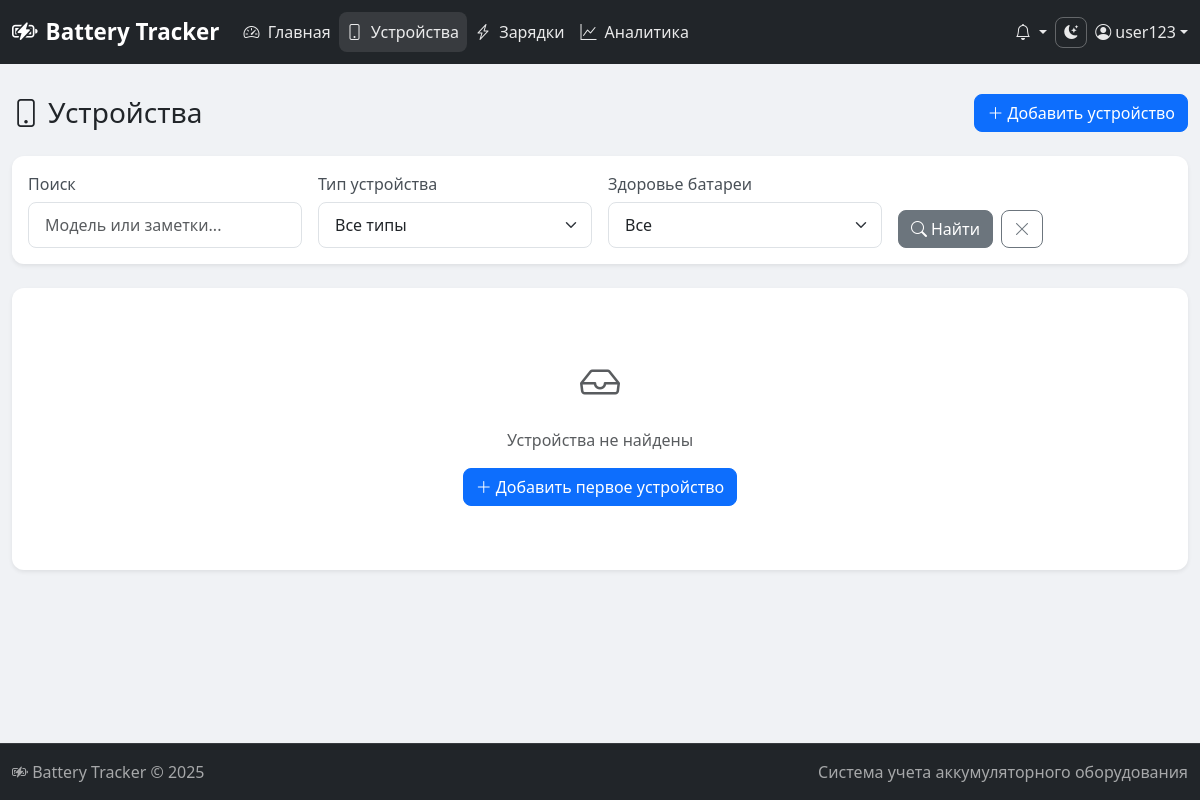
Page /devices.php (signed in) on the earlier database version.
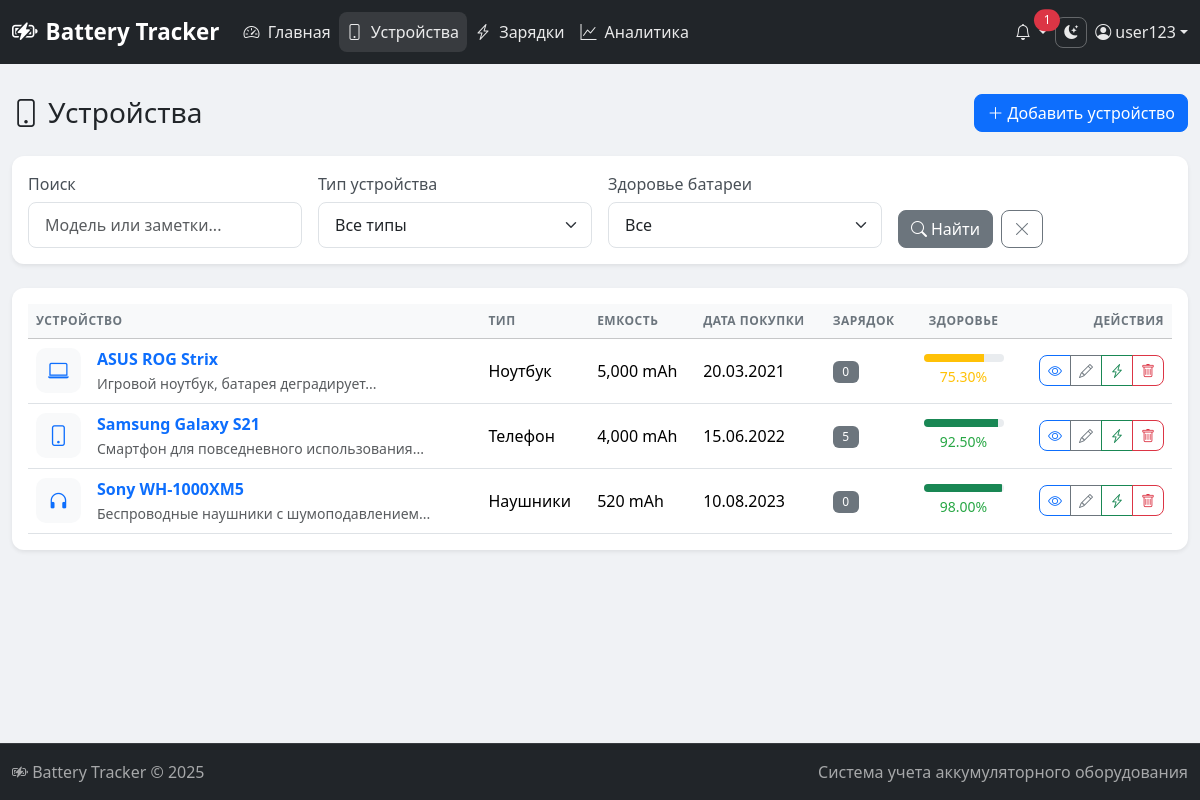
Same page on the later database version.
### tables this page shows
CREATE TABLE IF NOT EXISTS devices (
    id INT AUTO_INCREMENT PRIMARY KEY,
    user_id INT DEFAULT 1,
    type ENUM('phone', 'laptop', 'screwdriver', 'headphones', 'tablet', 'other') NOT NULL,
    model VARCHAR(150) NOT NULL,
    battery_capacity INT NOT NULL,
    purchase_date DATE NOT NULL,
    battery_health DECIMAL(5,2) DEFAULT 100.00,
    notes TEXT,
    created_at TIMESTAMP DEFAULT CURRENT_TIMESTAMP,
    updated_at TIMESTAMP DEFAULT CURRENT_TIMESTAMP ON UPDATE CURRENT_TIMESTAMP,
    FOREIGN KEY (user_id) REFERENCES users(id) ON DELETE SET NULL
);

### config/auth.php (called while the page is built, shortened)
<?php
function getTheme() {
    return $_SESSION['theme'] ?? 'light';
}

### config/database.php (called while the page is built, shortened)
<?php
class Database {
    private static $instance = null;
    private $connection;
    private function __construct() {
        try {
            $dsn = "mysql:host=" . DB_HOST . ";dbname=" . DB_NAME . ";charset=" . DB_CHARSET;
            $options = [
                PDO::ATTR_ERRMODE => PDO::ERRMODE_EXCEPTION,
                PDO::ATTR_DEFAULT_FETCH_MODE => PDO::FETCH_ASSOC,
                PDO::ATTR_EMULATE_PREPARES => false,
            ];
            $this->connection = new PDO($dsn, DB_USER, DB_PASS, $options);
        } catch (PDOException $e) {
            die("Ошибка подключения к базе данных: " . $e->getMessage());
        }
    }
    public static function getInstance() {
        if (self::$instance === null) {
            self::$instance = new self();
        }
        return self::$instance;
    }
    public function query($sql, $params = []) {
        $stmt = $this->connection->prepare($sql);
        $stmt->execute($params);
        return $stmt;
    }
    public function fetchAll($sql, $params = []) {
        return $this->query($sql, $params)->fetchAll();
    }
}
function db() {
    return Database::getInstance();
}
function sanitize($data) {
    return htmlspecialchars(trim($data), ENT_QUOTES, 'UTF-8');
}
function formatDate($date, $format = 'd.m.Y') {
    return date($format, strtotime($date));
}
function getHealthClass($health) {
    if ($health >= 80) return 'health-good';
    if ($health >= 50) return 'health-warning';
    return 'health-danger';
}
function getHealthBadgeClass($health) {
    if ($health >= 80) return 'bg-success';
    if ($health >= 50) return 'bg-warning';
    return 'bg-danger';
}
function getDeviceTypeLabel($type) {
    $types = [
        'phone' => 'Телефон',
        'laptop' => 'Ноутбук',
        'screwdriver' => 'Шуруповерт',
        'headphones' => 'Наушники',
        'tablet' => 'Планшет',
        'other' => 'Другое'
    ];
    return $types[$type] ?? $type;
}
function getDeviceTypeIcon($type) {
    $icons = [
        'phone' => 'bi-phone',
        'laptop' => 'bi-laptop',
        'screwdriver' => 'bi-tools',
        'headphones' => 'bi-headphones',
        'tablet' => 'bi-tablet',
        'other' => 'bi-device-hdd'
    ];
    return $icons[$type] ?? 'bi-device-hdd';
}

### devices.php (the view, shortened to what the changed rows need)
<?php
require_once 'includes/header.php';
$where = [];
$params = [];
$whereClause = count($where) > 0 ? 'WHERE ' . implode(' AND ', $where) : '';
$devices = db()->fetchAll(
    "SELECT d.*,
            (SELECT COUNT(*) FROM charge_cycles WHERE device_id = d.id) as charge_count
     FROM devices d
     $whereClause
     ORDER BY d.battery_health ASC",
    $params
);
?>
<div class="d-flex justify-content-between align-items-center mb-4">
    <h1 class="h3 mb-0">
        <i class="bi bi-phone me-2"></i>Устройства
    </h1>
</div>
<div class="card border-0 shadow-sm">
    <div class="card-body">
        <?php if (count($devices) > 0): ?>
        <div class="table-responsive">
            <table class="table table-hover align-middle mb-0">
                <thead class="table-light">
                    <tr>
                        <th>Устройство</th>
                        <th>Тип</th>
                        <th>Емкость</th>
                        <th>Дата покупки</th>
                        <th>Зарядок</th>
                        <th class="text-center">Здоровье</th>
                        <th class="text-end">Действия</th>
                    </tr>
                </thead>
                <tbody>
                    <?php foreach ($devices as $device): ?>
                    <tr>
                        <td>
                            <div class="d-flex align-items-center">
                                <div class="device-icon me-3">
                                    <i class="bi <?= getDeviceTypeIcon($device['type']) ?>"></i>
                                </div>
                                <div>
                                    <a href="device_view.php?id=<?= $device['id'] ?>" class="fw-bold text-decoration-none">
                                        <?= sanitize($device['model']) ?>
                                    </a>
                                    <?php if (!empty($device['notes'])): ?>
                                    <br><small class="text-muted"><?= sanitize(mb_substr($device['notes'], 0, 50)) ?>...</small>
                                    <?php endif; ?>
                                </div>
                            </div>
                        </td>
                        <td><?= getDeviceTypeLabel($device['type']) ?></td>
                        <td><?= number_format($device['battery_capacity']) ?> mAh</td>
                        <td><?= formatDate($device['purchase_date']) ?></td>
                        <td>
                            <span class="badge bg-secondary"><?= $device['charge_count'] ?></span>
                        </td>
                        <td class="text-center">
                            <div class="health-indicator">
                                <div class="progress" style="height: 8px; width: 80px;">
                                    <div class="progress-bar <?= getHealthBadgeClass($device['battery_health']) ?>"
                                         style="width: <?= $device['battery_health'] ?>%"></div>
                                </div>
                                <small class="<?= getHealthClass($device['battery_health']) ?>">
                                    <?= $device['battery_health'] ?>%
                                </small>
                            </div>
                        </td>
                        <td class="text-end">
                            <div class="btn-group">
                                <a href="device_view.php?id=<?= $device['id'] ?>" class="btn btn-sm btn-outline-primary" title="Просмотр">
                                    <i class="bi bi-eye"></i>
                                </a>
                                <a href="device_form.php?id=<?= $device['id'] ?>" class="btn btn-sm btn-outline-secondary" title="Редактировать">
                                    <i class="bi bi-pencil"></i>
                                </a>
                                <a href="charge_form.php?device_id=<?= $device['id'] ?>" class="btn btn-sm btn-outline-success" title="Добавить зарядку">
                                    <i class="bi bi-lightning-charge"></i>
                                </a>
                                <button type="button" class="btn btn-sm btn-outline-danger"
                                        onclick="deleteDevice(<?= $device['id'] ?>, '<?= sanitize($device['model']) ?>')" title="Удалить">
                                    <i class="bi bi-trash"></i>
                                </button>
                            </div>
                        </td>
                    </tr>
                    <?php endforeach; ?>
                </tbody>
            </table>
        </div>
        <?php else: ?>
        <div class="text-center py-5">
            <i class="bi bi-inbox fs-1 text-muted"></i>
            <p class="mt-3 text-muted">Устройства не найдены</p>
            <a href="device_form.php" class="btn btn-primary">
                <i class="bi bi-plus-lg me-1"></i>Добавить первое устройство
            </a>
        </div>
        <?php endif; ?>
    </div>
</div>
<?php require_once 'includes/footer.php'; ?>

### includes/header.php (shortened to what the changed rows need)
<?php
require_once __DIR__ . '/../config/database.php';
require_once __DIR__ . '/../config/auth.php';
$lowHealthDevices = db()->fetchAll(
    "SELECT * FROM devices WHERE battery_health < 80 ORDER BY battery_health ASC"
);
?>
<!DOCTYPE html>
<html lang="ru" data-theme="<?= getTheme() ?>">
<head>
    <link href="https://cdn.jsdelivr.net/npm/bootstrap@5.3.2/dist/css/bootstrap.min.css" rel="stylesheet">
    <link href="https://cdn.jsdelivr.net/npm/bootstrap-icons@1.11.1/font/bootstrap-icons.css" rel="stylesheet">
    <link href="assets/css/style.css" rel="stylesheet">
</head>
<body>
    <nav class="navbar navbar-expand-lg navbar-dark bg-dark fixed-top">
        <div class="container-fluid">
            <div class="collapse navbar-collapse" id="navbarNav">
                <div class="d-flex align-items-center gap-2">
                    <div class="nav-item dropdown">
                        <a class="nav-link dropdown-toggle position-relative" href="#" id="notificationsDropdown" role="button" data-bs-toggle="dropdown">
                            <i class="bi bi-bell"></i>
                            <?php if (count($lowHealthDevices) > 0): ?>
                            <span class="position-absolute top-0 start-100 translate-middle badge rounded-pill bg-danger">
                                <?= count($lowHealthDevices) ?>
                            </span>
                            <?php endif; ?>
                        </a>
                    </div>
                </div>
            </div>
        </div>
    </nav>
    <main class="main-content">
        <div class="container-fluid py-4">

Differences in the rows shown:
added devices: model "ASUS ROG Strix", notes "Игровой ноутбук, батарея деградирует", type "Ноутбук", battery_capacity "5,000", purchase_date "20.03.2021", charge_count "0", battery_health "75.30"
added devices: model "Samsung Galaxy S21", notes "Смартфон для повседневного использования", type "Телефон", battery_capacity "4,000", purchase_date "15.06.2022", charge_count "5", battery_health "92.50"
added devices: model "Sony WH-1000XM5", notes "Беспроводные наушники с шумоподавлением", type "Наушники", battery_capacity "520", purchase_date "10.08.2023", charge_count "0", battery_health "98.00"
Other differences:
count($lowHealthDevices): (not shown) → "1"
text no longer shown: "Устройства не найдены Добавить первое устройство"
text now shown: "УСТРОЙСТВО ТИП ЕМКОСТЬ ДАТА ПОКУПКИ ЗАРЯДОК ЗДОРОВЬЕ ДЕЙСТВИЯ"
